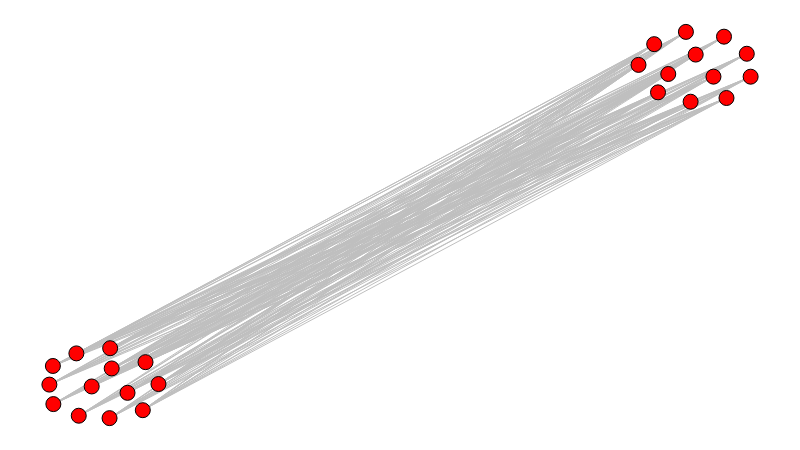

This figure's notebook cell:
### Markdown cell above
Inversão da visualização:

### Code cell
def inver_show(g):
    cg = nx.complement(g)

    sn.reset_positions(cg)

    for n in g.nodes:
        g.nodes[n]['pos'] = cg.nodes[n]['pos']

    sn.show_graph(g)


inver_show(g)

### Figure 1 — Plotly figure (JSON) as saved in the notebook; plotly's stock layout.template omitted (floating-point values rounded to 4 significant figures; data arrays with more than 128 entries replaced by an {"elided": "..."} marker saying what was removed)
{"data": [{"hoverinfo": "none", "line": {"color": "rgb(191, 191, 191)", "width": 1}, "mode": "lines", "x": {"elided": "468 float values"}, "y": {"elided": "468 float values"}}, {"hoverinfo": "none", "marker": {"color": "rgb(255, 0, 0)", "line": {"color": "rgb(0, 0, 0)", "width": 1}, "size": 15}, "mode": "markers+text", "text": [], "textfont": {"color": "rgb(255, 255, 255)"}, "textposition": "middle center", "x": [0.8625, 0.06034, 0.8679, 0.005682, 0.9656, 0.08886, 0.08666, 0.962, 0.1115, 0.1332, 0.1556, 0.04191, 0.9144, 0, 0.1371, 0.9945, 0.947, 0.9217, 0.03851, 1, 0.08582, 0.005014, 0.8826, 0.9077, 0.8401], "y": [0.9682, 0.08198, 0.8434, 0.03633, 0.8288, 0.1286, 0.1811, 0.9876, 0.06546, 0.02056, 0.08827, 0.0062, 0.8192, 0.08674, 0.1449, 0.9433, 0.8841, 0.9412, 0.1676, 0.884, 0, 0.135, 0.891, 1, 0.9145]}], "layout": {"height": 450, "margin": {"b": 0, "l": 0, "r": 0, "t": 0}, "showlegend": false, "width": 800, "xaxis": {"showgrid": false, "showticklabels": false, "zeroline": false}, "yaxis": {"showgrid": false, "showticklabels": false, "zeroline": false}}}
